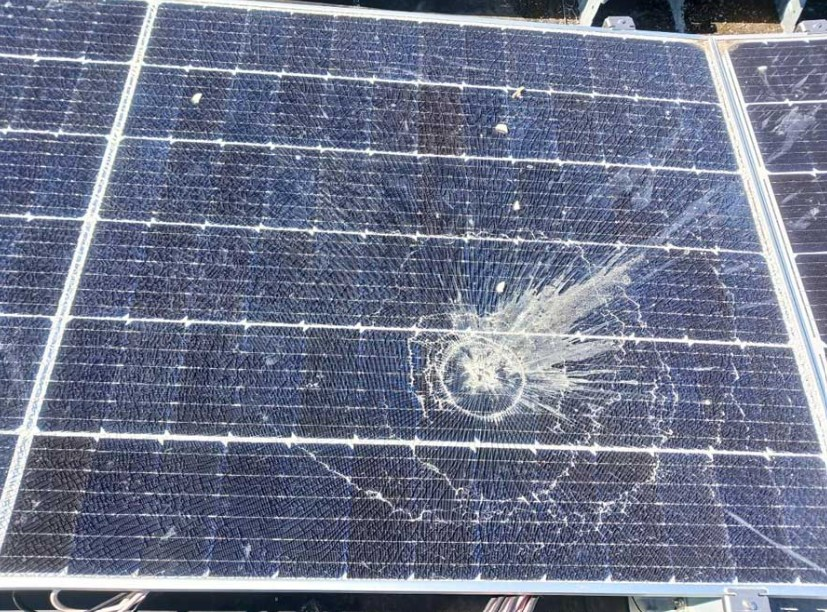
#> input picture images/1.jpg, 827 x 612 px; its folder holds only this picture in this run
$ python detect_defect_area.py
#> lines starting #> are read from the running program, lines starting #| are printed output that depends on the picture; after the words box and inside, x2 and y2 are one past the last pixel; in counts of white or black regions, pixels touching at a corner belong together
import cv2
import numpy as np
import os

BASE_DIR = os.path.dirname(os.path.abspath(__file__))

images_dir = os.path.join(BASE_DIR, "images")
result_dir = os.path.join(BASE_DIR, "results")
os.makedirs(result_dir, exist_ok=True)

valid_ext = (".jpg", ".jpeg", ".png", ".bmp")

for filename in os.listdir(images_dir):

    if not filename.lower().endswith(valid_ext):
        continue

    img_path = os.path.join(images_dir, filename)
    img = cv2.imread(img_path)
#> img is the input picture: shape (612, 827, 3); mean B, G, R 138.9, 116.7, 109.8

    if img is None:
        print(f"Could not load: {filename}")
        continue

    img = cv2.resize(img, (600, 400))
#> img: shape (400, 600, 3)
    output = img.copy()

    margin = 20
    roi = img[margin:-margin, margin:-margin]
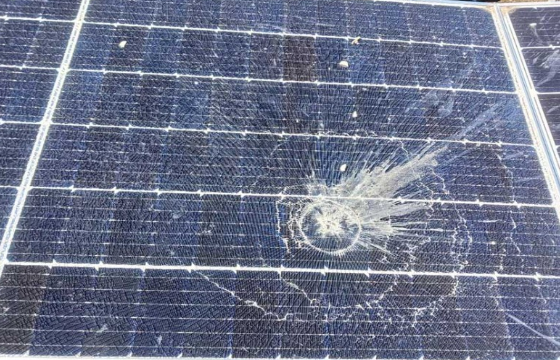
#> roi: shape (360, 560, 3); mean B, G, R 138.1, 114.6, 107.5

    hsv = cv2.cvtColor(roi, cv2.COLOR_BGR2HSV)
#> hsv: shape (360, 560, 3); mean H, S, V 111.2, 63.1, 138.3

    # Detect pale/white damaged areas
    lower_white = np.array([0, 0, 135])
    upper_white = np.array([180, 130, 255])
    mask = cv2.inRange(hsv, lower_white, upper_white)
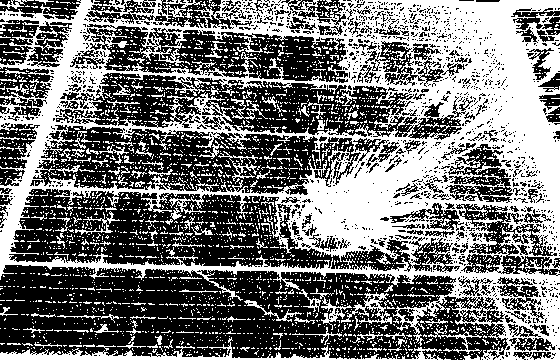
#> mask: shape (360, 560); 45.2% white; 3118 white regions (2952 under 20 px), largest, box (x1, y1, x2, y2) and area: (0, 0, 560, 360) 71456, (0, 337, 443, 360) 2162, (341, 292, 392, 324) 488

    # Remove long horizontal and vertical panel grid lines
    horizontal_kernel = cv2.getStructuringElement(cv2.MORPH_RECT, (45, 1))
    vertical_kernel = cv2.getStructuringElement(cv2.MORPH_RECT, (1, 45))

    horizontal_lines = cv2.morphologyEx(mask, cv2.MORPH_OPEN, horizontal_kernel)
#> horizontal_lines: shape (360, 560); 10.9% white; 62 white regions, largest, box (x1, y1, x2, y2) and area: (0, 186, 560, 219) 3865, (0, 262, 560, 279) 2231, (0, 65, 560, 96) 1846
    vertical_lines = cv2.morphologyEx(mask, cv2.MORPH_OPEN, vertical_kernel)
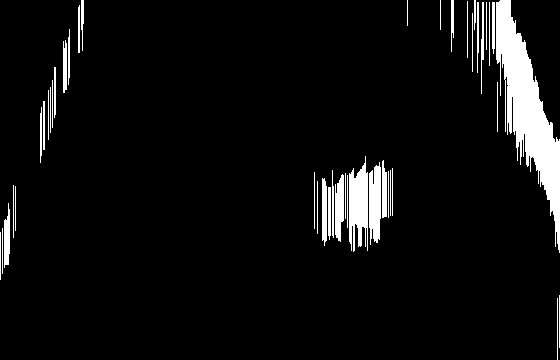
#> vertical_lines: shape (360, 560); 6.1% white; 44 white regions, largest, box (x1, y1, x2, y2) and area: (496, 0, 560, 253) 6070, (349, 156, 368, 252) 1299, (369, 162, 381, 245) 818

    grid_lines = cv2.bitwise_or(horizontal_lines, vertical_lines)
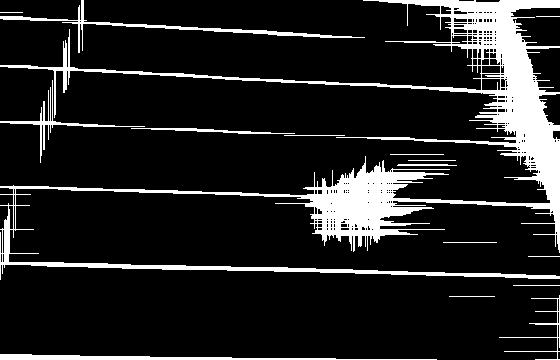
#> grid_lines: shape (360, 560); 13.5% white; 16 white regions, largest, box (x1, y1, x2, y2) and area: (0, 0, 560, 280) 22750, (0, 0, 365, 53) 1280, (0, 354, 437, 360) 1267
    mask_without_grid = cv2.subtract(mask, grid_lines)
#> mask_without_grid: shape (360, 560); 31.7% white in thin lines or dots

    # Clean and connect damaged regions
    kernel_small = np.ones((3, 3), np.uint8)
    kernel_medium = np.ones((11, 11), np.uint8)

    mask_without_grid = cv2.morphologyEx(
        mask_without_grid,
        cv2.MORPH_OPEN,
        kernel_small
    )
#> mask_without_grid: shape (360, 560); 9.3% white; 629 white regions (404 under 20 px), largest, box (x1, y1, x2, y2) and area: (404, 90, 460, 118) 745, (19, 128, 40, 186) 599, (288, 207, 323, 252) 399

    mask_without_grid = cv2.morphologyEx(
        mask_without_grid,
        cv2.MORPH_CLOSE,
        kernel_medium
    )
#> mask_without_grid: shape (360, 560); 19% white; 132 white regions (73 under 20 px), largest, box (x1, y1, x2, y2) and area: (210, 0, 560, 253) 20350, (355, 216, 560, 360) 5524, (0, 15, 126, 243) 4069

    mask_without_grid = cv2.dilate(mask_without_grid, kernel_small, iterations=1)
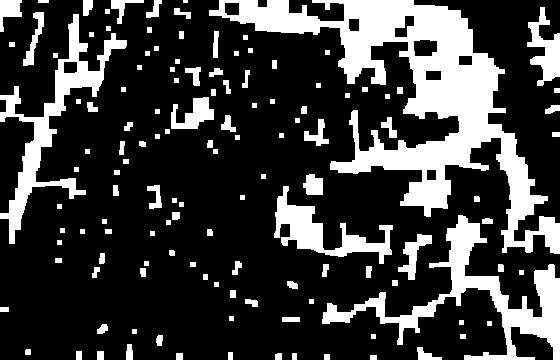
#> mask_without_grid: shape (360, 560); 23.9% white; 130 white regions (1 under 20 px)

    contours, _ = cv2.findContours(
        mask_without_grid,
        cv2.RETR_EXTERNAL,
        cv2.CHAIN_APPROX_SIMPLE
    )
#> contours = 130 contours, 51 with area under 20; largest, box (x1, y1, x2, y2) and area: (209, 0, 560, 254) 23126, (322, 215, 560, 360) 6470, (0, 14, 127, 244) 4865, (274, 186, 393, 264) 2548, (527, 7, 560, 86) 1101

    defect_count = 0
    total_defect_area = 0

    for contour in contours:

        area = cv2.contourArea(contour)

        if area < 250:
            continue

        x, y, w, h = cv2.boundingRect(contour)

        aspect_ratio = w / h

        # Ignore very long thin shapes
        if aspect_ratio > 6 or aspect_ratio < 0.16:
            continue

        rect_area = w * h
        fill_ratio = area / rect_area

        # Ignore weak/noisy detections
        if fill_ratio < 0.08:
            continue

        defect_count += 1
        total_defect_area += area

        x += margin
        y += margin

        cv2.rectangle(
            output,
            (x, y),
            (x + w, y + h),
            (0, 0, 255),
            2
        )
#> this loop made 130 passes
#> area on passes 4, 9, 10, 11, 12, 16, 23, 26, 30, 31, 32, 33: 34.5, 24.5, 130, 78, 50, 62.5, 56.5, 53.5, 37.5, 41, 48.5, 34.5
#> (contour, area) on passes 1, 2, 3, 5, 6, 7: ([[370, 355], [370, 359], [376, 359], [376, 355]], 24), ([[324, 354], [324, 359], [329, 359], [329, 354]], 25), ([[292, 353], [292, 359], [296, 359], [296, 353]], 24), ([[176, 353], [176, 359], [182, 359], [182, 353]], 36), ([[228, 352], [228, 359], [232, 359], [232, 352]], 28), ([[97, 351], [97, 359], [103, 359], [103, 351]], 48)
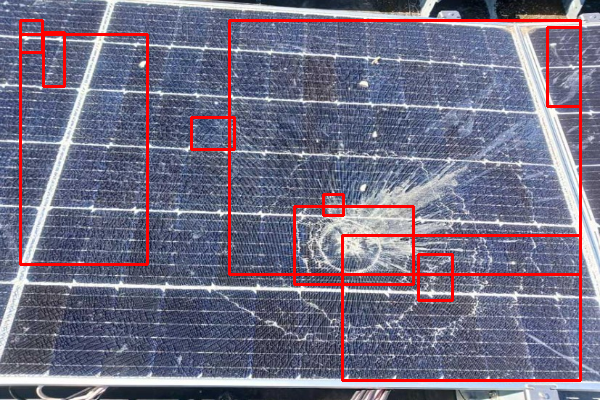
#> output: shape (400, 600, 3); mean B, G, R 131.9, 110.6, 115.9
#> after the loop, defect_count = 10; total_defect_area = 40271

    if defect_count == 0:
        status = "OK"
        severity = "NONE"
    elif total_defect_area < 1500:
        status = "DEFECTIVE"
        severity = "LOW"
    elif total_defect_area < 6000:
        status = "DEFECTIVE"
        severity = "MEDIUM"
    else:
        status = "DEFECTIVE"
        severity = "HIGH"

    cv2.putText(output, f"Status: {status}", (20, 40),
                cv2.FONT_HERSHEY_SIMPLEX, 0.9, (0, 0, 255), 2)

    cv2.putText(output, f"Severity: {severity}", (20, 80),
                cv2.FONT_HERSHEY_SIMPLEX, 0.9, (0, 0, 255), 2)

    cv2.putText(output, f"Detected Areas: {defect_count}", (20, 120),
                cv2.FONT_HERSHEY_SIMPLEX, 0.9, (0, 0, 255), 2)
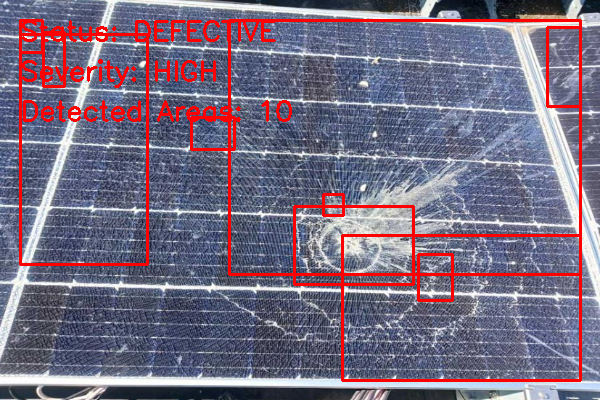
#> output: shape (400, 600, 3); mean B, G, R 129.2, 108.5, 118.9

    result_path = os.path.join(result_dir, f"result_{filename}")
    cv2.imwrite(result_path, output)

    # Save mask too, very useful for debugging
    mask_path = os.path.join(result_dir, f"mask_{filename}")
    cv2.imwrite(mask_path, mask_without_grid)

    print(
        f"Processed: {filename} | "
        f"Status: {status} | "
        f"Severity: {severity} | "
        f"Defects: {defect_count} | "
        f"Area: {total_defect_area}"
    )
#| Processed: 1.jpg | Status: DEFECTIVE | Severity: HIGH | Defects: 10 | Area: 40271.0

    cv2.imshow("Defect Detection", output)
    cv2.imshow("Mask", mask_without_grid)
    cv2.waitKey(0)

cv2.destroyAllWindows()

$ run again, on images/panel_crack.jpg
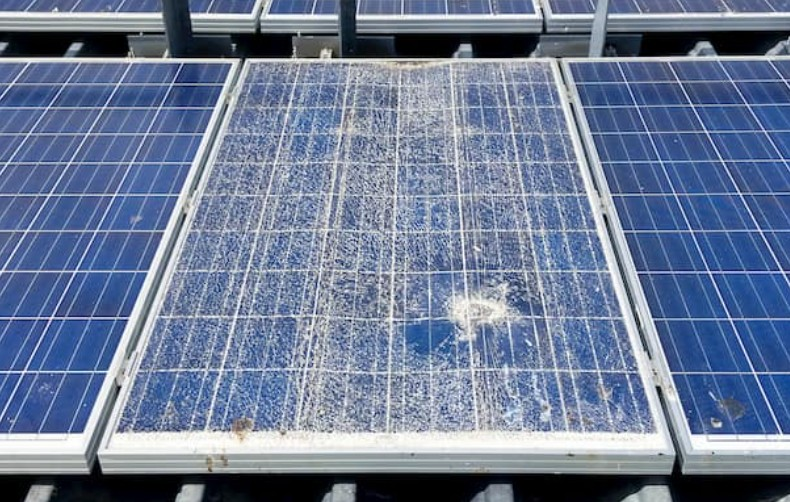
#> input picture images/panel_crack.jpg, 790 x 502 px
#> img is the input picture: shape (502, 790, 3); mean B, G, R 151.5, 124, 109.5
#> img: shape (400, 600, 3)
#> hsv: shape (360, 560, 3); mean H, S, V 104.7, 79.4, 158.7
#> `mask = cv2.inRange(hsv, lower_white, upper_white)`:
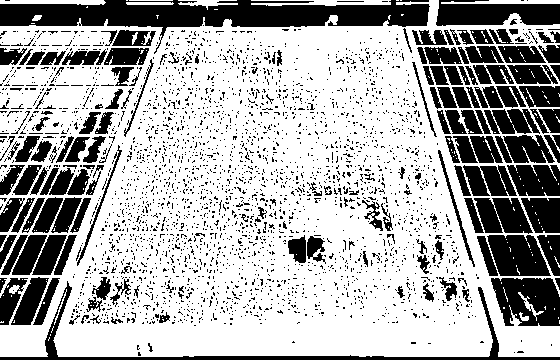
#> mask: shape (360, 560); 67.8% white; 3010 black regions (2838 under 20 px), largest, box (x1, y1, x2, y2) and area: (0, 0, 430, 54) 9450, (0, 281, 560, 360) 2698, (491, 278, 560, 326) 2578
#> horizontal_lines: shape (360, 560); 25.9% white; 139 white regions, largest, box (x1, y1, x2, y2) and area: (53, 316, 493, 357) 15565, (159, 25, 560, 58) 5223, (0, 271, 560, 279) 2119
#> vertical_lines: shape (360, 560); 18.1% white; 173 white regions, largest, box (x1, y1, x2, y2) and area: (299, 21, 351, 356) 8040, (283, 26, 296, 356) 1774, (266, 30, 285, 356) 1690
#> grid_lines: shape (360, 560); 35.2% white; 28 white regions, largest, box (x1, y1, x2, y2) and area: (0, 0, 560, 357) 62112, (493, 307, 560, 357) 1879, (0, 325, 51, 357) 1510
#> contours = 36 contours, 15 with area under 20; largest, box (x1, y1, x2, y2) and area: (0, 29, 537, 327) 80380, (335, 28, 444, 135) 6232, (0, 14, 111, 55) 2291, (503, 12, 555, 49) 859, (0, 268, 31, 297) 388
#> the loop `for contour in contours: ` made 36 passes
#> area on passes 1, 8, 14, 23, 24, 27, 31, 32: 34, 96, 57, 67.5, 119.5, 93, 82, 90.5
#> after the loop `for contour in contours:`: defect_count = 6; total_defect_area = 90505.5
#> `cv2.putText(output, f"Detected Areas: {defect_count}", (20, 120), cv2...`:
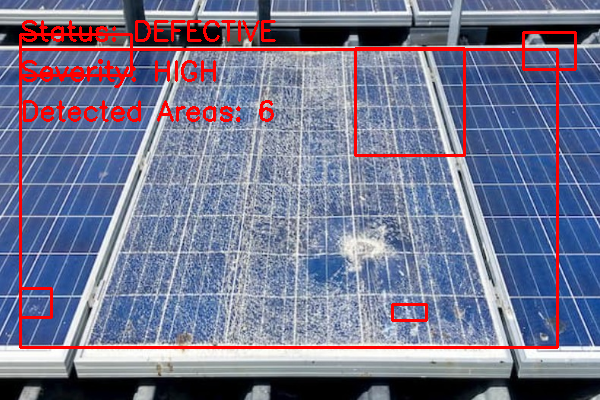
#> output: shape (400, 600, 3); mean B, G, R 143.5, 117.3, 116.9
#| Processed: panel_crack.jpg | Status: DEFECTIVE | Severity: HIGH | Defects: 6 | Area: 90505.5

$ run again, on images/2.jpg
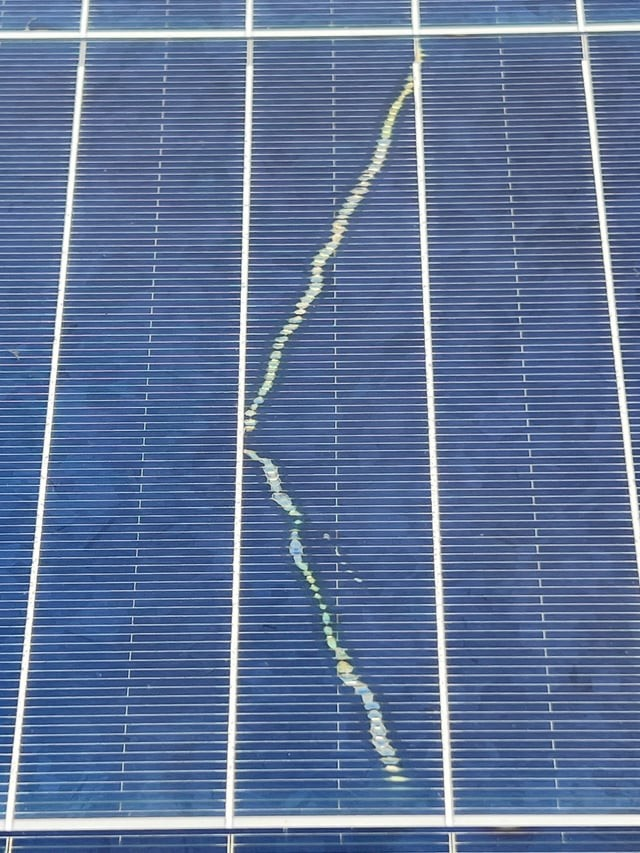
#> input picture images/2.jpg, 640 x 853 px
#> img is the input picture: shape (853, 640, 3); mean B, G, R 151.5, 115.4, 95.1
#> img: shape (400, 600, 3)
#> hsv: shape (360, 560, 3); mean H, S, V 107.5, 104.7, 149.6
#> `mask = cv2.inRange(hsv, lower_white, upper_white)`:
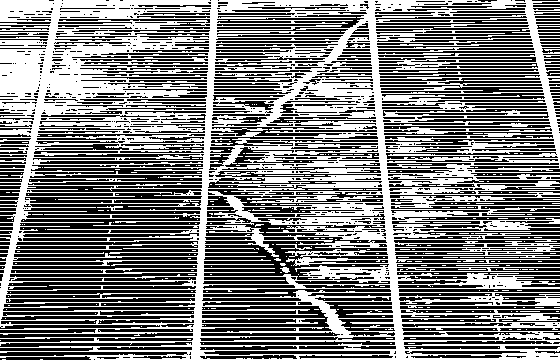
#> mask: shape (360, 560); 48.9% white; 353 white regions (337 under 20 px), largest, box (x1, y1, x2, y2) and area: (0, 0, 560, 360) 96947, (276, 244, 312, 250) 65, (456, 265, 499, 266) 43
#> horizontal_lines: shape (360, 560); 34.3% white in thin lines or dots
#> vertical_lines: shape (360, 560); 3.3% white; 8 white regions, largest, box (x1, y1, x2, y2) and area: (369, 0, 403, 360) 2726, (193, 0, 217, 360) 2540, (45, 0, 58, 96) 598
#> grid_lines: shape (360, 560); 36.3% white in thin lines or dots
#> contours = 44 contours, 7 with area under 20; largest, box (x1, y1, x2, y2) and area: (0, 164, 36, 317) 1170, (275, 257, 350, 337) 806, (224, 195, 274, 254) 770, (467, 275, 504, 306) 364, (547, 111, 560, 156) 320
#> the loop `for contour in contours: ` made 44 passes
#> (contour, area) on passes 1, 2, 4, 8, 10, 12, 14, 16: ([[402, 354], [402, 359], [411, 359], [411, 354]], 45), ([[295, 354], [295, 359], [299, 359], [299, 354]], 20), ([[389, 350], [389, 354], [394, 354], [394, 350]], 20), ([[511, 322], [511, 326], [520, 326], [520, 322]], 36), ([[295, 318], [295, 340], [299, 340], [299, 318]], 88), ([[530, 313], [530, 318], [543, 318], [543, 313]], 65), ([[370, 271], [370, 275], [385, 275], [385, 271]], 60), ([[347, 251], [347, 255], [354, 255], [354, 251]], 28)
#> after the loop `for contour in contours:`: defect_count = 6; total_defect_area = 3735
#> `cv2.putText(output, f"Detected Areas: {defect_count}", (20, 120), cv2...`:
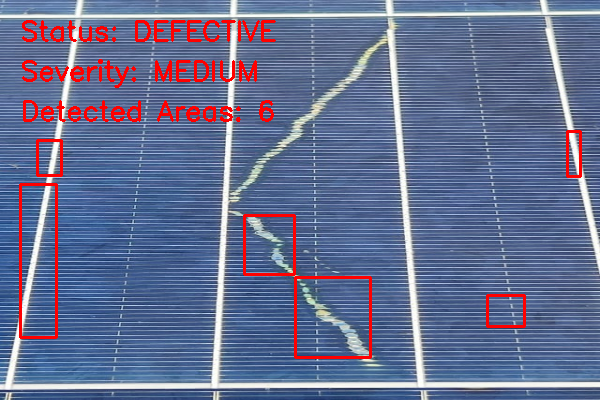
#> output: shape (400, 600, 3); mean B, G, R 145.5, 110.9, 101.1
#| Processed: 2.jpg | Status: DEFECTIVE | Severity: MEDIUM | Defects: 6 | Area: 3735.0

$ run again, on images/3.jpg
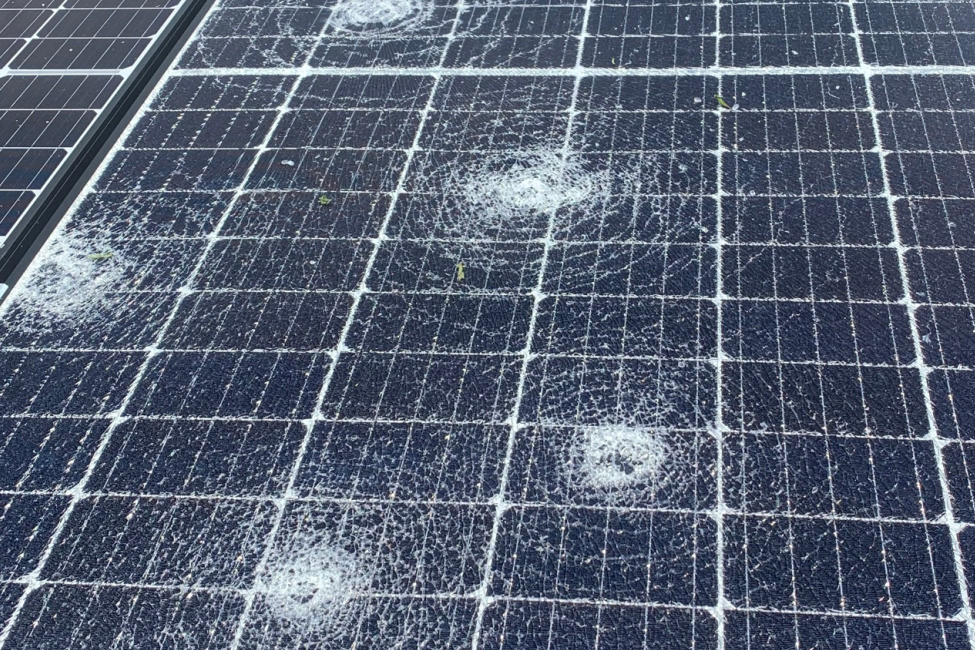
#> input picture images/3.jpg, 1950 x 1300 px (shown at 1/2 size)
#> img is the input picture: shape (1300, 1950, 3); mean B, G, R 115.2, 96.8, 87
#> img: shape (400, 600, 3)
#> hsv: shape (360, 560, 3); mean H, S, V 109.3, 74.9, 115.4
#> mask: shape (360, 560); 27.6% white; 3311 white regions (3177 under 20 px), largest, box (x1, y1, x2, y2) and area: (0, 0, 560, 360) 40005, (0, 0, 79, 105) 816, (358, 116, 399, 148) 203
#> horizontal_lines: shape (360, 560); 2.9% white; 44 white regions, largest, box (x1, y1, x2, y2) and area: (81, 21, 560, 27) 2085, (120, 343, 323, 349) 374, (333, 247, 392, 254) 340
#> vertical_lines: shape (360, 560); 0.7% white in thin lines or dots, all inside (x1, y1, x2, y2) = (17, 0, 425, 360)
#> grid_lines: shape (360, 560); 3.5% white; 31 white regions, largest, box (x1, y1, x2, y2) and area: (81, 0, 560, 28) 2109, (120, 313, 323, 360) 1237, (333, 45, 431, 360) 765
#> contours = 77 contours, 34 with area under 20; largest, box (x1, y1, x2, y2) and area: (127, 0, 375, 360) 12739, (0, 25, 85, 182) 3740, (320, 253, 395, 296) 1917, (501, 0, 560, 277) 1666, (0, 183, 82, 344) 1112
#> the loop `for contour in contours: ` made 77 passes
#> (contour, area) on passes 3, 6, 9, 10, 17, 18, 22, 27: ([[200, 357], [200, 359], [216, 359], [216, 357]], 32), ([[394, 350], [394, 354], [400, 354], [400, 350]], 24), ([[353, 348], [353, 352], [359, 352], [359, 348]], 24), ([[333, 347], [333, 351], [343, 351], [343, 347]], 40), ([[538, 298], [538, 302], [543, 302], [543, 298]], 20), ([[517, 297], [517, 301], [527, 301], [527, 297]], 40), ([[73, 283], [73, 287], [78, 287], [78, 283]], 20), ([[445, 243], [445, 247], [451, 247], [451, 243]], 24)
#> after the loop `for contour in contours:`: defect_count = 9; total_defect_area = 22533
#> `cv2.putText(output, f"Detected Areas: {defect_count}", (20, 120), cv2...`:
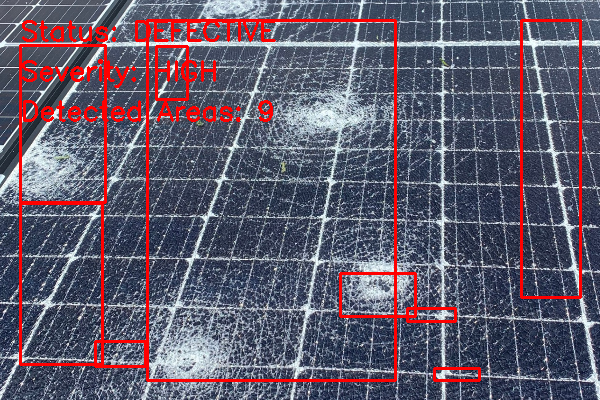
#> output: shape (400, 600, 3); mean B, G, R 107.6, 90.3, 97.4
#| Processed: 3.jpg | Status: DEFECTIVE | Severity: HIGH | Defects: 9 | Area: 22533.0
